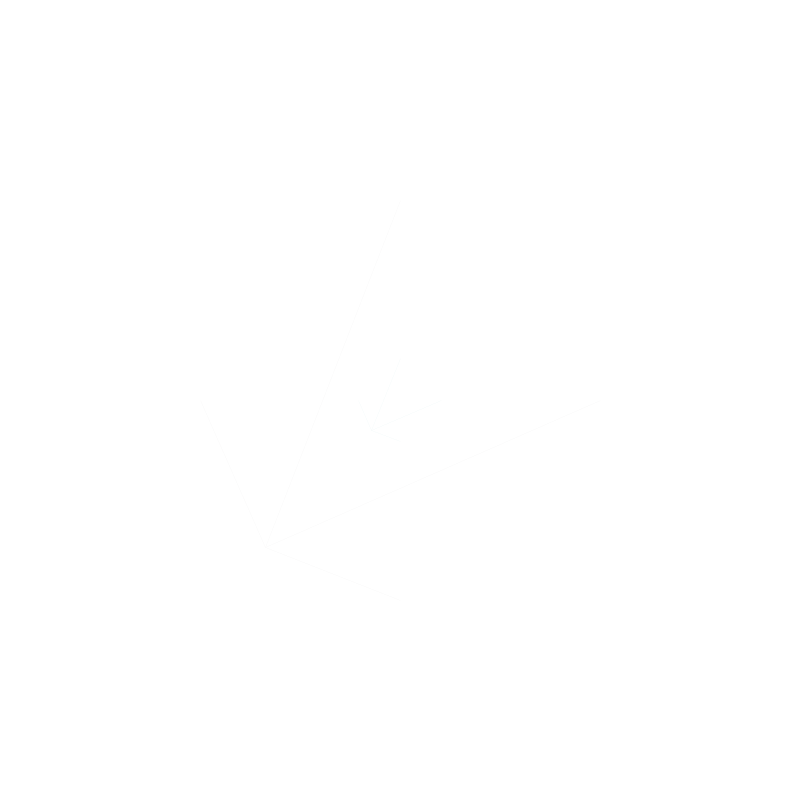
Frame 1 (no input)
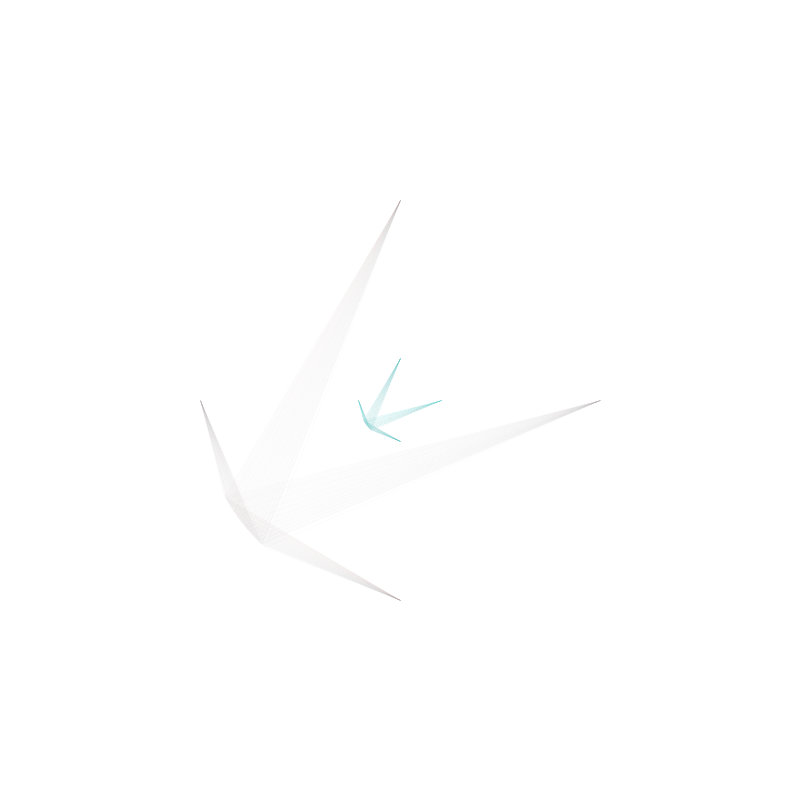
Frame 60 (the mouse pressed at the canvas centre just before this capture)
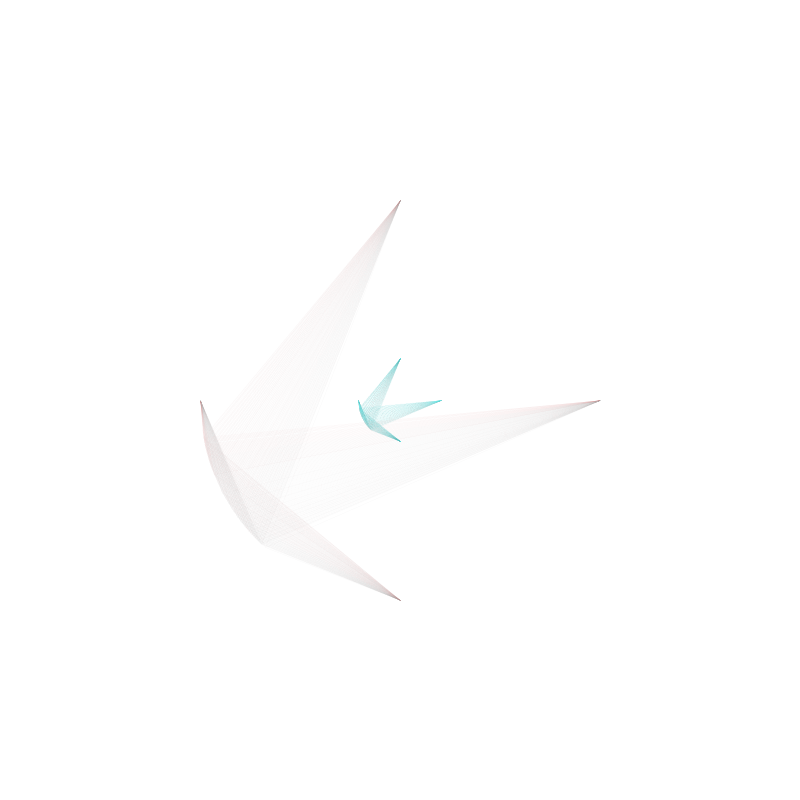
Frame 120 (the mouse held since frame 60 and released just before this capture)

The Processing sketch that drew these frames (run headless with seeded random() and noise(); from frame 60 on, the mouse is pressed at the canvas centre):

// Processing sketch: processing_114061
// ── processing_114061.pde

int startingTime;

void setup() {

  size(800, 800);
  background(255);
  startingTime = millis() - 1000*(second());

}

void draw() {

  // Float et int
  float se =  (millis() - startingTime) / 1000.0;
  float c = se% 60;
  float v =map((c), 0, 60, TWO_PI, 0);
  float e =map(second(), 0, 60, 0, 255);
  float e2 =map(second(), 0, 60, 225, 0);
  float f =map(second(), 0, 60, 230, 100);
  float f2 =map(second(), 0, 60, 100, 230);
  float b =map(second(), 30, 59, 0, 80);
  float v3= map(minute(), 0, 60, 0.0, 10.0);

  float frame1 = map(minute(), 0, 60, 1, 20);
  float frame2 = map(minute(), 0, 60, 70, 90);
  int ratea= int(frame1);
  int rateb= int(frame2);

  float hrs = hour();
  if (hour() > 12) {
    hrs = hour() - 12;
  }
  float hr = map(hrs, 0, 12, 10, 200);
  
  // Rate control

  frameRate(20);


  if (v > 0.000000 && v < 0.00999) {
      background(255);
  }

  // hour Cercle

  pushMatrix();

  strokeWeight((1/6));
  stroke(e2, f2, f2, 50);
  translate(width/2, height/2);
  line(0, hr, sin((v)+PI)*(hr), (cos((v)+PI)*(hr)));
  line(0, -hr, sin((v)+PI)*(hr), (cos((v)+PI)*(hr)));
  line(hr, 0, sin((v)+PI)*(hr), (cos((v)+PI)*(hr)));
  line(-hr, 0, sin((v)+PI)*(hr), (cos((v)+PI)*(hr)));

  popMatrix();


  // seconde cercle

  pushMatrix();

  strokeWeight((1/2));
  stroke(e, f, f, 50);
  translate(width/2, height/2);
  line(0, 200, sin((v)+PI)*(200), (cos((v)+PI)*(200)));
  line(0, -200, sin((v)+PI)*(200), (cos((v)+PI)*(200)));
  line(200, 0, sin((v)+PI)*(200), (cos((v)+PI)*(200)));
  line(-200, 0, sin((v)+PI)*(200), (cos((v)+PI)*(200)));

  popMatrix();

}
